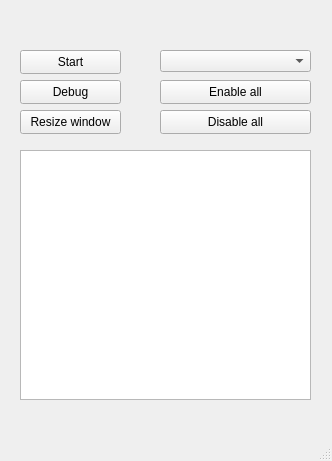
<?xml version="1.0" encoding="UTF-8"?>
<ui version="4.0">
 <class>MainWindow</class>
 <widget class="QMainWindow" name="MainWindow">
  <property name="geometry">
   <rect>
    <x>0</x>
    <y>0</y>
    <width>332</width>
    <height>461</height>
   </rect>
  </property>
  <property name="windowTitle">
   <string>MainWindow</string>
  </property>
  <widget class="QWidget" name="centralwidget">
   <widget class="QPushButton" name="BtStart">
    <property name="geometry">
     <rect>
      <x>20</x>
      <y>50</y>
      <width>101</width>
      <height>24</height>
     </rect>
    </property>
    <property name="text">
     <string>Start</string>
    </property>
   </widget>
   <widget class="QPushButton" name="BtDebug">
    <property name="geometry">
     <rect>
      <x>20</x>
      <y>80</y>
      <width>101</width>
      <height>24</height>
     </rect>
    </property>
    <property name="text">
     <string>Debug</string>
    </property>
   </widget>
   <widget class="QPushButton" name="BtResize">
    <property name="geometry">
     <rect>
      <x>20</x>
      <y>110</y>
      <width>101</width>
      <height>24</height>
     </rect>
    </property>
    <property name="text">
     <string>Resize window</string>
    </property>
   </widget>
   <widget class="QComboBox" name="CBoxCateg">
    <property name="geometry">
     <rect>
      <x>160</x>
      <y>50</y>
      <width>151</width>
      <height>22</height>
     </rect>
    </property>
    <property name="styleSheet">
     <string notr="true"/>
    </property>
   </widget>
   <widget class="QTableView" name="tableView">
    <property name="geometry">
     <rect>
      <x>20</x>
      <y>150</y>
      <width>291</width>
      <height>250</height>
     </rect>
    </property>
   </widget>
   <widget class="QPushButton" name="BtEnableAll">
    <property name="geometry">
     <rect>
      <x>160</x>
      <y>80</y>
      <width>151</width>
      <height>24</height>
     </rect>
    </property>
    <property name="text">
     <string>Enable all</string>
    </property>
   </widget>
   <widget class="QPushButton" name="BtDisableAll">
    <property name="geometry">
     <rect>
      <x>160</x>
      <y>110</y>
      <width>151</width>
      <height>24</height>
     </rect>
    </property>
    <property name="text">
     <string>Disable all</string>
    </property>
   </widget>
  </widget>
  <widget class="QMenuBar" name="menubar">
   <property name="geometry">
    <rect>
     <x>0</x>
     <y>0</y>
     <width>332</width>
     <height>22</height>
    </rect>
   </property>
  </widget>
  <widget class="QStatusBar" name="statusbar"/>
 </widget>
 <resources/>
 <connections/>
</ui>
